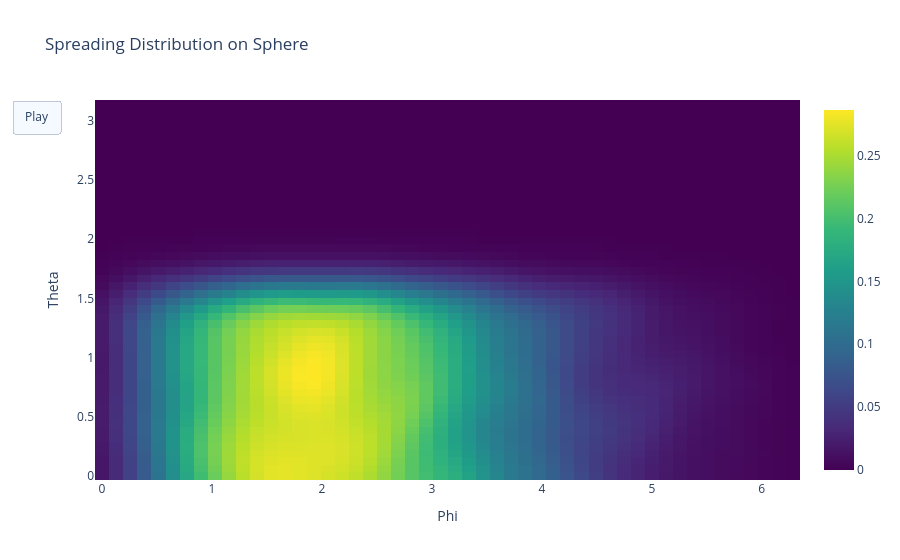

This figure's notebook cell:
### Code cell
# Animate spreading distribution on S^2 across time steps
# Create initial frame with the grids and normalized density
init_heatmap = go.Heatmap(
    x=phi_grid,
    y=theta_grid,
    z=normalized_density_sphere,
    colorscale="Viridis"
)

# Create frames for remaining time indices
heatmap_frames = []
for i in range(1, 4):
    theta_grid, phi_grid, normalized_density_sphere, dtheta, dphi = estimate_density(positions_at_times, i)
    z_frame = normalized_density_sphere
    heatmap_frames.append(
        go.Frame(
            data=[go.Heatmap(
                x=phi_grid,
                y=theta_grid,
                z=z_frame)],
            name=f"Time step: {times[i]}"
        )
    )

# Plot figure with all frames and a play button for animation
figure = go.Figure(
    data=[init_heatmap],
    frames=heatmap_frames,
    layout=go.Layout(
        title="Spreading Distribution on Sphere",
        xaxis=dict(title="Phi"),
        yaxis=dict(title="Theta"),
        updatemenus=[{
            "type": "buttons",
            "buttons": [
                {
                    "label": "Play",
                    "method": "animate",
                    "args": [
                        None,
                        {
                            "frame": {"duration": 600, "redraw": True}, # Set redraw to true to prevent frozen animation
                            "fromcurrent": True,
                            "transition": {"duration": 200}
                        }
                    ]
                }
            ]
        }]
    )
)

figure.show()

### Figure 1 — Plotly figure (JSON) as saved in the notebook; plotly's stock layout.template omitted (floating-point values rounded to 4 significant figures; data arrays with more than 128 entries replaced by an {"elided": "..."} marker saying what was removed)
{"data": [{"colorscale": [[0, "#440154"], [0.1111, "#482878"], [0.2222, "#3e4989"], [0.3333, "#31688e"], [0.4444, "#26828e"], [0.5556, "#1f9e89"], [0.6667, "#35b779"], [0.7778, "#6ece58"], [0.8889, "#b5de2b"], [1, "#fde725"]], "type": "heatmap", "x": [0.0, 0.1282, 0.2565, 0.3847, 0.5129, 0.6411, 0.7694, 0.8976, 1.026, 1.154, 1.282, 1.411, 1.539, 1.667, 1.795, 1.923, 2.052, 2.18, 2.308, 2.436, 2.565, 2.693, 2.821, 2.949, 3.077, 3.206, 3.334, 3.462, 3.59, 3.719, 3.847, 3.975, 4.103, 4.232, 4.36, 4.488, 4.616, 4.744, 4.873, 5.001, 5.129, 5.257, 5.386, 5.514, 5.642, 5.77, 5.899, 6.027, 6.155, 6.283], "y": [0.0, 0.06411, 0.1282, 0.1923, 0.2565, 0.3206, 0.3847, 0.4488, 0.5129, 0.577, 0.6411, 0.7053, 0.7694, 0.8335, 0.8976, 0.9617, 1.026, 1.09, 1.154, 1.218, 1.282, 1.346, 1.411, 1.475, 1.539, 1.603, 1.667, 1.731, 1.795, 1.859, 1.923, 1.988, 2.052, 2.116, 2.18, 2.244, 2.308, 2.372, 2.436, 2.5, 2.565, 2.629, 2.693, 2.757, 2.821, 2.885, 2.949, 3.013, 3.077, 3.142], "z": {"elided": "50x50 float values"}}], "layout": {"title": {"text": "Spreading Distribution on Sphere"}, "updatemenus": [{"buttons": [{"args": [null, {"frame": {"duration": 600, "redraw": true}, "fromcurrent": true, "transition": {"duration": 200}}], "label": "Play", "method": "animate"}], "type": "buttons"}], "xaxis": {"title": {"text": "Phi"}}, "yaxis": {"title": {"text": "Theta"}}}}
